Frame 1 (no input): blank canvas, image omitted
Frame 60 (the mouse pressed at the canvas centre just before this capture): blank canvas, image omitted
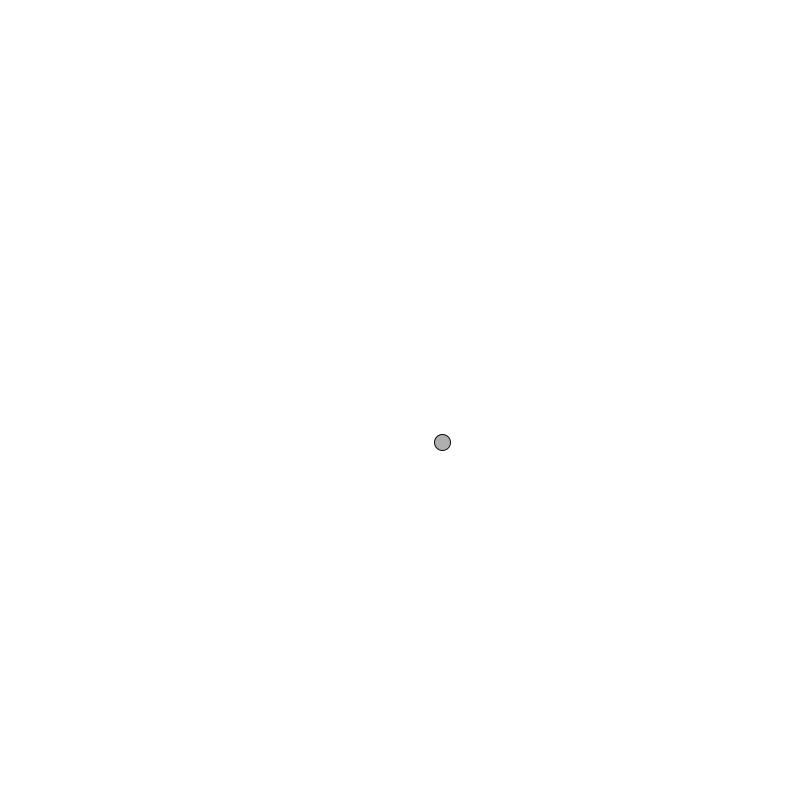
Frame 120 (the mouse held since frame 60 and released just before this capture)

The Processing sketch whose frames 1 and 60 were blank and that drew this single picture after the mouse press (run headless with seeded random() and noise(); from frame 60 on, the mouse is pressed at the canvas centre):

// Processing sketch: C1_6_motion_to_mouse
// ── C1_6_motion_to_mouse.pde
Mover mover;

void setup(){
  size(800,800);
  smooth();
  
  mover = new Mover();
}

void draw(){
  background(255);
  
  mover.update();
  mover.checkEdges();
  mover.display();
}
// ── Mover.pde
class Mover{
  PVector loc;
  PVector v;
  PVector a;
  
  float topspeed;

  Mover(){
    loc = new PVector(width/2, height/2);
    v = new PVector(0,0);

    topspeed = 10;   
  }
  
  void update(){
    PVector mouse = new PVector(mouseX, mouseY);
    PVector dir = PVector.sub(mouse, loc);
    PVector a = new PVector(0, 0);
    dir.normalize();
    dir.mult(0.5);
    a = dir;
    v.add(a);
    v.limit(topspeed);
    loc.add(v);
  }
  
  void display(){
    stroke(10);
    fill(175);
    ellipse(loc.x, loc.y, 16, 16);
  }

  void checkEdges(){
    if(loc.x > width){
      loc.x = 0;
    }
    else if(loc.x < 0){
      loc.x = width;
    }
    if(loc.y > height){
      loc.y = 0;
    }
    else if(loc.y < 0){
      loc.y = height;
    } 
  }
}
